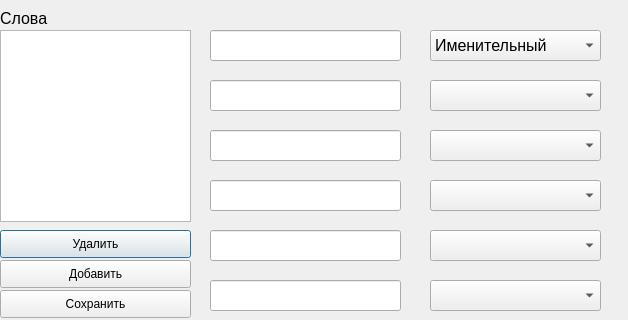
<?xml version="1.0" encoding="UTF-8"?>
<ui version="4.0">
 <class>DictEditorWindow</class>
 <widget class="QDialog" name="DictEditorWindow">
  <property name="geometry">
   <rect>
    <x>0</x>
    <y>0</y>
    <width>628</width>
    <height>320</height>
   </rect>
  </property>
  <property name="minimumSize">
   <size>
    <width>628</width>
    <height>320</height>
   </size>
  </property>
  <property name="maximumSize">
   <size>
    <width>628</width>
    <height>320</height>
   </size>
  </property>
  <property name="windowTitle">
   <string>Dictionary Editor</string>
  </property>
  <widget class="QWidget" name="centralwidget" native="true">
   <property name="geometry">
    <rect>
     <x>0</x>
     <y>0</y>
     <width>621</width>
     <height>391</height>
    </rect>
   </property>
   <widget class="QListWidget" name="wordsList">
    <property name="geometry">
     <rect>
      <x>0</x>
      <y>30</y>
      <width>191</width>
      <height>192</height>
     </rect>
    </property>
   </widget>
   <widget class="QLabel" name="wordsLabel">
    <property name="geometry">
     <rect>
      <x>0</x>
      <y>10</y>
      <width>71</width>
      <height>16</height>
     </rect>
    </property>
    <property name="font">
     <font>
      <pointsize>12</pointsize>
     </font>
    </property>
    <property name="text">
     <string>Слова</string>
    </property>
   </widget>
   <widget class="QPushButton" name="deleteButton">
    <property name="geometry">
     <rect>
      <x>0</x>
      <y>230</y>
      <width>191</width>
      <height>28</height>
     </rect>
    </property>
    <property name="text">
     <string>Удалить</string>
    </property>
   </widget>
   <widget class="QPushButton" name="addButton">
    <property name="geometry">
     <rect>
      <x>0</x>
      <y>260</y>
      <width>191</width>
      <height>28</height>
     </rect>
    </property>
    <property name="text">
     <string>Добавить</string>
    </property>
   </widget>
   <widget class="QLineEdit" name="prefixEdit_1">
    <property name="geometry">
     <rect>
      <x>210</x>
      <y>30</y>
      <width>191</width>
      <height>31</height>
     </rect>
    </property>
    <property name="font">
     <font>
      <pointsize>12</pointsize>
     </font>
    </property>
   </widget>
   <widget class="QComboBox" name="declSelect_1">
    <property name="geometry">
     <rect>
      <x>430</x>
      <y>30</y>
      <width>171</width>
      <height>31</height>
     </rect>
    </property>
    <property name="font">
     <font>
      <pointsize>12</pointsize>
     </font>
    </property>
    <item>
     <property name="text">
      <string>Именительный</string>
     </property>
    </item>
    <item>
     <property name="text">
      <string>Родительный</string>
     </property>
    </item>
    <item>
     <property name="text">
      <string>Дательный</string>
     </property>
    </item>
    <item>
     <property name="text">
      <string>Винительный</string>
     </property>
    </item>
    <item>
     <property name="text">
      <string>Творительный</string>
     </property>
    </item>
    <item>
     <property name="text">
      <string>Предложный</string>
     </property>
    </item>
   </widget>
   <widget class="QLineEdit" name="prefixEdit_2">
    <property name="geometry">
     <rect>
      <x>210</x>
      <y>80</y>
      <width>191</width>
      <height>31</height>
     </rect>
    </property>
    <property name="font">
     <font>
      <pointsize>12</pointsize>
     </font>
    </property>
   </widget>
   <widget class="QComboBox" name="declSelect_2">
    <property name="geometry">
     <rect>
      <x>430</x>
      <y>80</y>
      <width>171</width>
      <height>31</height>
     </rect>
    </property>
    <property name="font">
     <font>
      <pointsize>12</pointsize>
     </font>
    </property>
   </widget>
   <widget class="QLineEdit" name="prefixEdit_3">
    <property name="geometry">
     <rect>
      <x>210</x>
      <y>130</y>
      <width>191</width>
      <height>31</height>
     </rect>
    </property>
    <property name="font">
     <font>
      <pointsize>12</pointsize>
     </font>
    </property>
   </widget>
   <widget class="QComboBox" name="declSelect_3">
    <property name="geometry">
     <rect>
      <x>430</x>
      <y>130</y>
      <width>171</width>
      <height>31</height>
     </rect>
    </property>
    <property name="font">
     <font>
      <pointsize>12</pointsize>
     </font>
    </property>
   </widget>
   <widget class="QLineEdit" name="prefixEdit_4">
    <property name="geometry">
     <rect>
      <x>210</x>
      <y>180</y>
      <width>191</width>
      <height>31</height>
     </rect>
    </property>
    <property name="font">
     <font>
      <pointsize>12</pointsize>
     </font>
    </property>
   </widget>
   <widget class="QComboBox" name="declSelect_4">
    <property name="geometry">
     <rect>
      <x>430</x>
      <y>180</y>
      <width>171</width>
      <height>31</height>
     </rect>
    </property>
    <property name="font">
     <font>
      <pointsize>12</pointsize>
     </font>
    </property>
   </widget>
   <widget class="QLineEdit" name="prefixEdit_5">
    <property name="geometry">
     <rect>
      <x>210</x>
      <y>230</y>
      <width>191</width>
      <height>31</height>
     </rect>
    </property>
    <property name="font">
     <font>
      <pointsize>12</pointsize>
     </font>
    </property>
   </widget>
   <widget class="QComboBox" name="declSelect_5">
    <property name="geometry">
     <rect>
      <x>430</x>
      <y>230</y>
      <width>171</width>
      <height>31</height>
     </rect>
    </property>
    <property name="font">
     <font>
      <pointsize>12</pointsize>
     </font>
    </property>
   </widget>
   <widget class="QLineEdit" name="prefixEdit_6">
    <property name="geometry">
     <rect>
      <x>210</x>
      <y>280</y>
      <width>191</width>
      <height>31</height>
     </rect>
    </property>
    <property name="font">
     <font>
      <pointsize>12</pointsize>
     </font>
    </property>
   </widget>
   <widget class="QComboBox" name="declSelect_6">
    <property name="geometry">
     <rect>
      <x>430</x>
      <y>280</y>
      <width>171</width>
      <height>31</height>
     </rect>
    </property>
    <property name="font">
     <font>
      <pointsize>12</pointsize>
     </font>
    </property>
   </widget>
   <widget class="QPushButton" name="saveButton">
    <property name="geometry">
     <rect>
      <x>0</x>
      <y>290</y>
      <width>191</width>
      <height>28</height>
     </rect>
    </property>
    <property name="text">
     <string>Сохранить</string>
    </property>
   </widget>
  </widget>
 </widget>
 <resources/>
 <connections/>
</ui>
